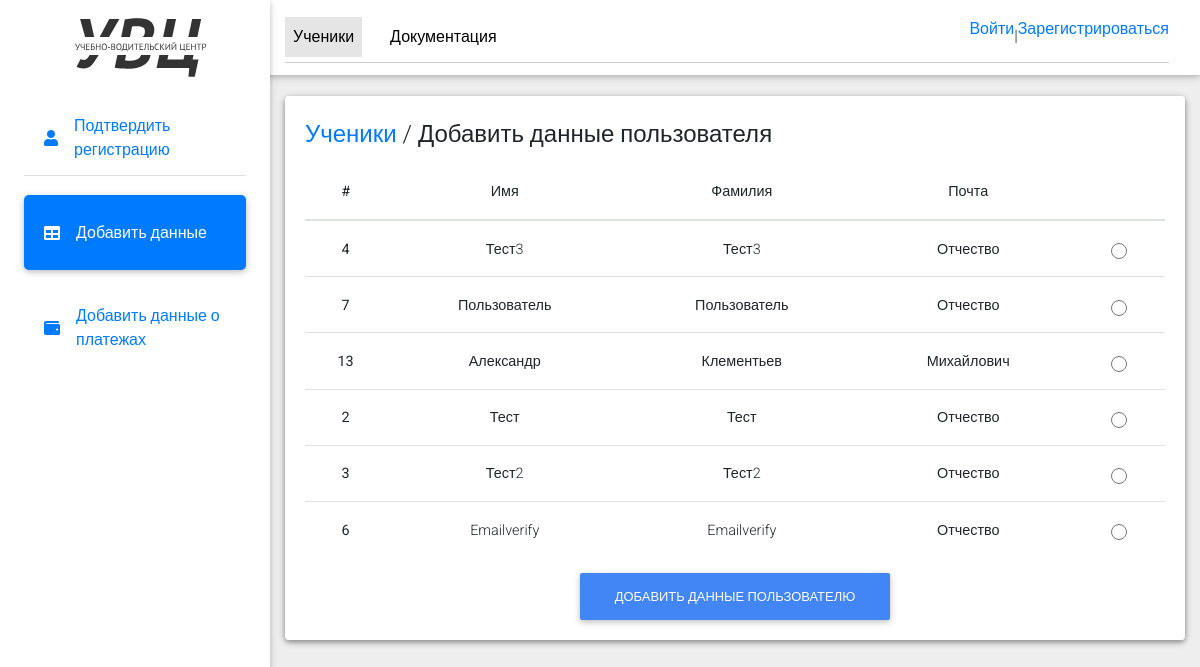
The page /users/user_profile/manager_add_users_data/ on the database its author committed.
### users/models.py (models this page shows)
class User(AbstractUser):
    email = models.EmailField(
        _('email address'),
        unique=True,
    )
    email_verify = models.BooleanField(default=False)
    surname = models.CharField(max_length=255, blank=True, null=True)
    phone = models.CharField(max_length=255, blank=True, null=True)
    USERNAME_FIELD = 'email'
    REQUIRED_FIELDS = []

### users/views.py (the view)
# urls.py: path('user_profile/manager_add_users_data/', manager_add_users_data, name='manager_add_users_data'),
def manager_add_users_data(request):
    group = Group.objects.get(id=2)
    users = User.objects.filter(email_verify=True, groups=group)
    return render(request, 'manager_add_users_data.html', {'users': users})

### templates/manager_add_users_data.html (shortened to what this page needs)
{% load static %}
<!DOCTYPE html>
<html lang="en">
<head>
  <link rel="stylesheet" href="https://use.fontawesome.com/releases/v5.11.2/css/all.css">
  <link rel="stylesheet" href="{% static 'css/bootstrap.min.css' %}">
  <link rel="stylesheet" href="{% static 'css/mdb.min.css' %}">
  <link rel="stylesheet" href="{% static 'css/style.css' %}">
</head>
<body class="grey lighten-3">
  <header>
    <nav class="navbar fixed-top navbar-expand-lg navbar-light white scrolling-navbar">
      <div class="container-fluid">
        <div class="collapse navbar-collapse" id="navbarContent">
          <ul class="navbar-nav">
            <li class="nav-item active">
              <a class="nav-link waves-effect" aria-current="page"  href="/users/user_profile/manager_dashboard/">Ученики</a>
            </li>
            <li class="nav-item">
              <a href="/users/user_profile/manager_documents/" class="nav-link waves-effect">Документация</a>
            </li>
            <li class="nav-item nav-item-logout">
              {% if user.is_authenticated %}
                  <a href="{% url 'logout' %}" class="nav-link img-exit">Выйти</a>
              {% else %}
                  <a href="{% url 'login' %}" class="nav-login" >Войти </a>|<a href="{% url 'register' %}" class="nav-login" > Зарегистрироваться</a>
              {% endif %}
            </li>
          </ul>
        </div>
      </div>
    </nav>
    <div class="sidebar-fixed position-fixed">
      <a href="" class="logo-wrapper">
        <img src="{% static 'img/logo.svg' %}" alt="logo" class="img-fluid logo">
      </a>
      <div class="list-group list-group-flush">
        <a href="/users/user_profile/manager_dashboard/" class="list-group-item waves-effect">
          <i class="fa fa-user mr-3"></i> Подтвердить регистрацию
        </a>
        <a href="/users/user_profile/manager_add_users_data/" class="list-group-item waves-effect active">
          <i class="fa fa-table mr-3"></i> Добавить данные
        </a>
        <a href="/users/user_profile/manager_add_users_payments/" class="list-group-item waves-effect">
          <i class="fa fa-wallet mr-3"></i> Добавить данные о платежах
        </a>
      </div>
    </div>
  </header>
  <main class="pt-5 max-lg-5">
    <div class="container-fluid mt-5">
        <div class="card mb-4 wow fadeIn">
            <div class="card body d-sm-flex justify-content-between card-manager">
                <h4 class="mb-2 mb-sm-0 pt-1 card-title">
                    <a href="#">Ученики</a>
                    <span> / </span>
                    <span>Добавить данные пользователя</span>
                </h4>
                <table class="table">
                    <thead>
                        <tr>
                            <th scope="col">#</th>
                            <th scope="col">Имя</th>
                            <th scope="col">Фамилия</th>
                            <th scope="col">Почта</th>
                            <th scope="col"></th>
                        </tr>
                    </thead>
                    <tbody>
                        {% for user in users %}
                            <tr>
                                <th scope="row">{{ user.id }}</th>
                                <td>{{ user.first_name }}</td>
                                <td>{{ user.last_name }}</td>
                                <td>{{ user.surname }}</td>
                                <td>
                                    <div class="form-check">
                                      <input class="form-check-input" type="radio" name="flexRadioDefault" id="flexRadioDefault{{ user.id }}" data-user-id="{{ user.id }}">
                                    </div>
                                </td>
                            </tr>
                        {% endfor %}
                    </tbody>
                </table>
                {% if users %}
                  <a class="btn btn-primary btn-users" href="{% url 'add_user_data' user.id %}" id="addUserDataBtn" data-user-id="{{ user.id }}">Добавить данные пользователю</a>
                {% else %}
                    <p>No users found.</p>
                {% endif %}
            </div>
        </div>
    </div>
  </main>
</body>
</html>

### static/css/style.css (style rules this page uses)
.navbar { z-index: 0; }
.sidebar-fixed { height: 100vh; width: 270px; box-shadow: 0 2px 5px 0 rgba(0,0,0,0.16), 0 2px 10px 0 rgba(0,0,0,0.12); z-index: 10; background-color: #fff; padding: 1.5rem; padding-top: 0; }
.sidebar-fixed .list-group .active { box-shadow: 0 2px 5px 0 rgba(0,0,0,0.16), 0 2px 10px 0 rgba(0,0,0,0.12); border-radius: 5px; }
.sidebar-fixed .logo-wrapper { padding: 2.5rem; }
.sidebar-fixed .logo-wrapper img { min-height: 50px; }
.navbar-nav { position: relative; display: flex; border-bottom: 1.5px solid rgb(206 206 206); padding: 5px 0; width: 100%; }
table.table th, table.table td { text-align: center; }
.nav-item:not(:last-child) { margin-right: 20px; justify-content: space-between; }
.nav-item:last-child { margin-left: auto; }
.logo { padding: 10px 0; }
.list-group-item { margin-bottom: 20px; min-height: 75px; display: flex !important; align-items: center !important; }
.card-manager { padding: 20px; }
.card-title { padding-bottom: 15px; }
.btn-users { max-width: 400px; margin: 0 auto; display: flex; }
input[type=checkbox], input[type=radio] { height: 16px !important; width: 16px !important; }
@media (min-width: 1200px) { .navbar, .page-footer, main { padding-left: 270px; } }

### rows shown on the page
User: id "4", first_name "Тест3", last_name "Тест3", surname "Отчество"
User: id "7", first_name "Пользователь", last_name "Пользователь", surname "Отчество"
User: id "13", first_name "Александр", last_name "Клементьев", surname "Михайлович"
User: id "2", first_name "Тест", last_name "Тест", surname "Отчество"
User: id "3", first_name "Тест2", last_name "Тест2", surname "Отчество"
User: id "6", first_name "Emailverify", last_name "Emailverify", surname "Отчество"
